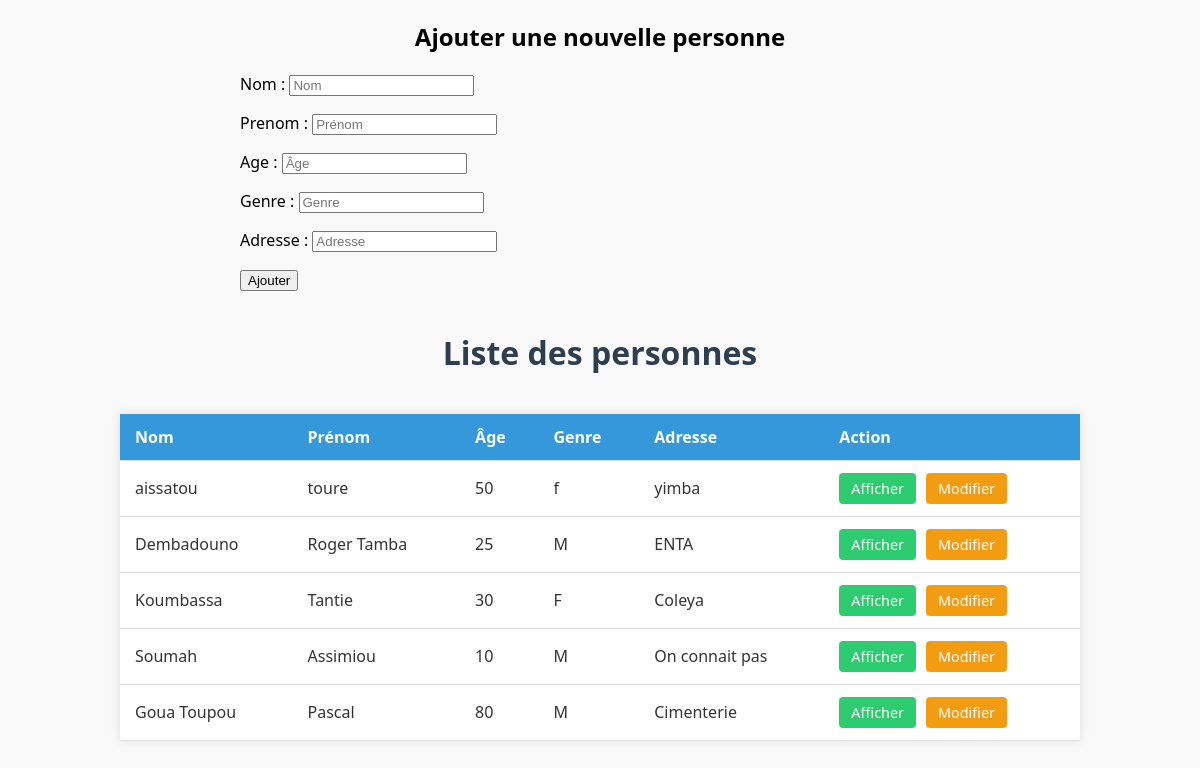
The page /monsite1/personnes/ on the database its author committed.
### app1/models.py (models this page shows, shortened)
class Personne(models.Model):
    nom = models.CharField(max_length=100)         # Champ texte pour le nom
    prenom = models.CharField(max_length=100)      # Champ texte pour le prénom
    age = models.IntegerField()                    # Champ numérique pour l'âge
    genre = models.CharField(max_length=10)        # Champ texte pour le genre (M/F/autre)
    adresse = models.CharField(max_length=255)     # Champ texte pour l'adresse

### app1/views.py (the view)
# urls.py: path('personnes/', views.liste_personnes, name='liste_personnes'),
def liste_personnes(request):
    personnes = Personne.objects.all()
    if request.method == 'POST':
        form = PersonneForm(request.POST)
        if form.is_valid():
            form.save()
            return redirect('liste_personnes')  # Redirection pour éviter la double soumission
    else:
        form = PersonneForm()
    return render(request, 'personnes.html', {
        'personnes': personnes,
        'form': form
    })

### app1/forms.py
class PersonneForm(forms.ModelForm):
    class Meta:
        model = Personne
        fields = ['nom', 'prenom', 'age', 'genre', 'adresse']
        widgets = {
            'nom': forms.TextInput(attrs={'placeholder': 'Nom'}),
            'prenom': forms.TextInput(attrs={'placeholder': 'Prénom'}),
            'age': forms.NumberInput(attrs={'placeholder': 'Âge'}),
            'genre': forms.TextInput(attrs={'placeholder': 'Genre'}),
            'adresse': forms.TextInput(attrs={'placeholder': 'Adresse'}),
        }

### app1/templates/personnes.html (shortened to what this page needs)
<!DOCTYPE html>
<html lang="fr">
<head>
    {% load static %}
    <link rel="stylesheet" href="{% static 'css/style.css' %}">
</head>
<body>
    <h2 style="text-align:center;">Ajouter une nouvelle personne</h2>
<form method="post" style="width: 60%; margin: auto;">
    {{ form.as_p }}
    <button type="submit" class="btn-submit">Ajouter</button>
</form>
<h1>Liste des personnes</h1>
    <table>
        <thead>
            <tr>
                <th>Nom</th>
                <th>Prénom</th>
                <th>Âge</th>
                <th>Genre</th>
                <th>Adresse</th>
                <th>Action</th>
            </tr>
        </thead>
        <tbody>
            {% for p in personnes %}
                <tr>
                    <td>{{ p.nom }}</td>
                    <td>{{ p.prenom }}</td>
                    <td>{{ p.age }}</td>
                    <td>{{ p.genre }}</td>
                    <td>{{ p.adresse }}</td>
                    <td>
                        <div class="action-buttons">
                            <a href="{% url 'detail_personne' p.id %}" class="btn-detail">Afficher</a>
                            <a href="{% url 'modifier_personne' p.id %}" class="btn-modif">Modifier</a>
                        </div>
                    </td>
                </tr>
            {% empty %}
                <tr><td colspan="6">Aucune personne trouvée.</td></tr>
            {% endfor %}
        </tbody>
    </table>
</body>
</html>

### app1/static/css/style.css (style rules this page uses)
body { font-family: 'Segoe UI', sans-serif; background-color: #f9f9f9; margin: 0; padding: 0; }
h1 { text-align: center; margin-top: 40px; color: #2c3e50; }
table { width: 80%; margin: 40px auto; border-collapse: collapse; box-shadow: 0 0 10px rgba(0,0,0,0.1); background-color: #fff; }
th, td { padding: 12px 15px; text-align: left; border-bottom: 1px solid #ddd; }
th { background-color: #3498db; color: white; }
td { color: #333; }

### app1/templates/personnes.html (style rules this page uses)
.action-buttons { display: flex; gap: 10px; }
.action-buttons a { padding: 6px 12px; text-decoration: none; color: white; border-radius: 4px; font-size: 0.9em; }
.btn-detail { background-color: #2ecc71; }
.btn-modif { background-color: #f39c12; }

### rows shown on the page
Personne: nom "aissatou", prenom "toure", age "50", genre "f", adresse "yimba"
Personne: nom "Dembadouno", prenom "Roger Tamba", age "25", genre "M", adresse "ENTA"
Personne: nom "Koumbassa", prenom "Tantie", age "30", genre "F", adresse "Coleya"
Personne: nom "Soumah", prenom "Assimiou", age "10", genre "M", adresse "On connait pas"
Personne: nom "Goua Toupou", prenom "Pascal", age "80", genre "M", adresse "Cimenterie"
